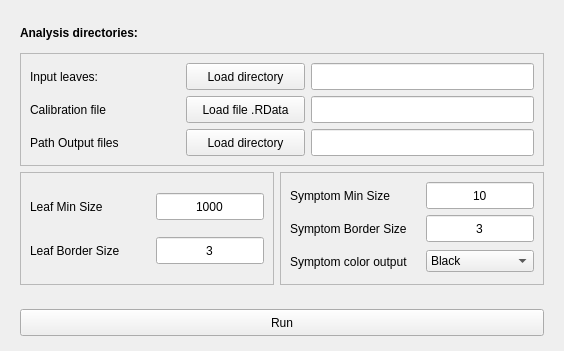
      <widget class="QWidget" name="tabAnalysis">
       <attribute name="title">
        <string>Analyses</string>
       </attribute>
       <layout class="QGridLayout" name="gridLayout_5">
        <item row="0" column="0">
         <widget class="QFrame" name="frame">
          <property name="frameShape">
           <enum>QFrame::NoFrame</enum>
          </property>
          <property name="frameShadow">
           <enum>QFrame::Raised</enum>
          </property>
          <layout class="QGridLayout" name="gridLayout_2">
           <item row="0" column="0">
            <widget class="QLabel" name="analysisLabel">
             <property name="minimumSize">
              <size>
               <width>150</width>
               <height>27</height>
              </size>
             </property>
             <property name="maximumSize">
              <size>
               <width>210</width>
               <height>27</height>
              </size>
             </property>
             <property name="text">
              <string>&lt;html&gt;&lt;head/&gt;&lt;body&gt;&lt;p&gt;&lt;span style=&quot; font-weight:600;&quot;&gt;Analysis directories:&lt;/span&gt;&lt;/p&gt;&lt;/body&gt;&lt;/html&gt;</string>
             </property>
            </widget>
           </item>
           <item row="3" column="0">
            <widget class="QFrame" name="frame_5">
             <property name="frameShape">
              <enum>QFrame::StyledPanel</enum>
             </property>
             <property name="frameShadow">
              <enum>QFrame::Raised</enum>
             </property>
             <layout class="QGridLayout" name="gridLayout_11">
              <item row="0" column="0">
               <widget class="QLabel" name="leafSizeLabel">
                <property name="minimumSize">
                 <size>
                  <width>120</width>
                  <height>27</height>
                 </size>
                </property>
                <property name="maximumSize">
                 <size>
                  <width>120</width>
                  <height>27</height>
                 </size>
                </property>
                <property name="text">
                 <string>Leaf Min Size</string>
                </property>
               </widget>
              </item>
              <item row="0" column="1">
               <widget class="QLineEdit" name="leafSizeLineEdit">
                <property name="sizePolicy">
                 <sizepolicy hsizetype="Minimum" vsizetype="Fixed">
                  <horstretch>0</horstretch>
                  <verstretch>0</verstretch>
                 </sizepolicy>
                </property>
                <property name="minimumSize">
                 <size>
                  <width>90</width>
                  <height>27</height>
                 </size>
                </property>
                <property name="maximumSize">
                 <size>
                  <width>120</width>
                  <height>27</height>
                 </size>
                </property>
                <property name="toolTip">
                 <string>&lt;html&gt;&lt;head/&gt;&lt;body&gt;&lt;p&gt;
Number of population maximum for DAPC. (Warning: R script colours contain only 10 values increase numbre if you select more than 10.)&lt;br/&gt;
An optinal integer indicating the number of clusters to be sought.&lt;br/&gt;
If provided, the function will only run K-means once, for this number of clusters.&lt;br/&gt;
If left as NULL, several K-means are run for a range of k (number of clusters) values.&lt;/p&gt;&lt;/body&gt;&lt;/html&gt;</string>
                </property>
                <property name="text">
                 <string>1000</string>
                </property>
                <property name="alignment">
                 <set>Qt::AlignCenter</set>
                </property>
               </widget>
              </item>
              <item row="1" column="0">
               <widget class="QLabel" name="leafBorderSizeLabel">
                <property name="minimumSize">
                 <size>
                  <width>120</width>
                  <height>27</height>
                 </size>
                </property>
                <property name="maximumSize">
                 <size>
                  <width>120</width>
                  <height>27</height>
                 </size>
                </property>
                <property name="text">
                 <string>Leaf Border Size</string>
                </property>
               </widget>
              </item>
              <item row="1" column="1">
               <widget class="QLineEdit" name="leafBorderSizeLineEdit">
                <property name="sizePolicy">
                 <sizepolicy hsizetype="Minimum" vsizetype="Fixed">
                  <horstretch>0</horstretch>
                  <verstretch>0</verstretch>
                 </sizepolicy>
                </property>
                <property name="minimumSize">
                 <size>
                  <width>90</width>
                  <height>27</height>
                 </size>
                </property>
                <property name="maximumSize">
                 <size>
                  <width>120</width>
                  <height>27</height>
                 </size>
                </property>
                <property name="toolTip">
                 <string>&lt;html&gt;&lt;head/&gt;&lt;body&gt;&lt;p&gt;
Number of population maximum for DAPC. (Warning: R script colours contain only 10 values increase numbre if you select more than 10.)&lt;br/&gt;
An optinal integer indicating the number of clusters to be sought.&lt;br/&gt;
If provided, the function will only run K-means once, for this number of clusters.&lt;br/&gt;
If left as NULL, several K-means are run for a range of k (number of clusters) values.&lt;/p&gt;&lt;/body&gt;&lt;/html&gt;</string>
                </property>
                <property name="text">
                 <string>3</string>
                </property>
                <property name="alignment">
                 <set>Qt::AlignCenter</set>
                </property>
               </widget>
              </item>
             </layout>
            </widget>
           </item>
           <item row="3" column="1">
            <widget class="QFrame" name="frame_6">
             <property name="frameShape">
              <enum>QFrame::StyledPanel</enum>
             </property>
             <property name="frameShadow">
              <enum>QFrame::Raised</enum>
             </property>
             <layout class="QGridLayout" name="gridLayout_14">
              <item row="0" column="0">
               <widget class="QLabel" name="lesionSizeLabel">
                <property name="minimumSize">
                 <size>
                  <width>130</width>
                  <height>27</height>
                 </size>
                </property>
                <property name="maximumSize">
                 <size>
                  <width>160</width>
                  <height>27</height>
                 </size>
                </property>
                <property name="text">
                 <string>Symptom Min Size</string>
                </property>
               </widget>
              </item>
              <item row="0" column="1">
               <widget class="QLineEdit" name="lesionSizeLineEdit">
                <property name="sizePolicy">
                 <sizepolicy hsizetype="Minimum" vsizetype="Fixed">
                  <horstretch>0</horstretch>
                  <verstretch>0</verstretch>
                 </sizepolicy>
                </property>
                <property name="minimumSize">
                 <size>
                  <width>90</width>
                  <height>27</height>
                 </size>
                </property>
                <property name="maximumSize">
                 <size>
                  <width>120</width>
                  <height>27</height>
                 </size>
                </property>
                <property name="toolTip">
                 <string>&lt;html&gt;&lt;head/&gt;&lt;body&gt;&lt;p&gt;
Number of population maximum for DAPC. (Warning: R script colours contain only 10 values increase numbre if you select more than 10.)&lt;br/&gt;
An optinal integer indicating the number of clusters to be sought.&lt;br/&gt;
If provided, the function will only run K-means once, for this number of clusters.&lt;br/&gt;
If left as NULL, several K-means are run for a range of k (number of clusters) values.&lt;/p&gt;&lt;/body&gt;&lt;/html&gt;</string>
                </property>
                <property name="text">
                 <string>10</string>
                </property>
                <property name="alignment">
                 <set>Qt::AlignCenter</set>
                </property>
               </widget>
              </item>
              <item row="1" column="0">
               <widget class="QLabel" name="lesionBorderLabel">
                <property name="minimumSize">
                 <size>
                  <width>130</width>
                  <height>27</height>
                 </size>
                </property>
                <property name="maximumSize">
                 <size>
                  <width>160</width>
                  <height>27</height>
                 </size>
                </property>
                <property name="text">
                 <string>Symptom Border Size</string>
                </property>
               </widget>
              </item>
              <item row="1" column="1">
               <widget class="QLineEdit" name="lesionBorderLineEdit">
                <property name="sizePolicy">
                 <sizepolicy hsizetype="Minimum" vsizetype="Fixed">
                  <horstretch>0</horstretch>
                  <verstretch>0</verstretch>
                 </sizepolicy>
                </property>
                <property name="minimumSize">
                 <size>
                  <width>90</width>
                  <height>27</height>
                 </size>
                </property>
                <property name="maximumSize">
                 <size>
                  <width>120</width>
                  <height>27</height>
                 </size>
                </property>
                <property name="toolTip">
                 <string>&lt;html&gt;&lt;head/&gt;&lt;body&gt;&lt;p&gt;
Number of population maximum for DAPC. (Warning: R script colours contain only 10 values increase numbre if you select more than 10.)&lt;br/&gt;
An optinal integer indicating the number of clusters to be sought.&lt;br/&gt;
If provided, the function will only run K-means once, for this number of clusters.&lt;br/&gt;
If left as NULL, several K-means are run for a range of k (number of clusters) values.&lt;/p&gt;&lt;/body&gt;&lt;/html&gt;</string>
                </property>
                <property name="text">
                 <string>3</string>
                </property>
                <property name="alignment">
                 <set>Qt::AlignCenter</set>
                </property>
               </widget>
              </item>
              <item row="2" column="0">
               <widget class="QLabel" name="lesioncolorLabel">
                <property name="minimumSize">
                 <size>
                  <width>130</width>
                  <height>27</height>
                 </size>
                </property>
                <property name="maximumSize">
                 <size>
                  <width>160</width>
                  <height>27</height>
                 </size>
                </property>
                <property name="text">
                 <string>Symptom color output</string>
                </property>
               </widget>
              </item>
              <item row="2" column="1">
               <widget class="QComboBox" name="symptomColorComboBox">
                <item>
                 <property name="text">
                  <string>Black</string>
                 </property>
                </item>
                <item>
                 <property name="text">
                  <string>White</string>
                 </property>
                </item>
               </widget>
              </item>
             </layout>
            </widget>
           </item>
           <item row="1" column="0" colspan="2">
            <widget class="QFrame" name="frame_8">
             <property name="frameShape">
              <enum>QFrame::StyledPanel</enum>
             </property>
             <property name="frameShadow">
              <enum>QFrame::Raised</enum>
             </property>
             <layout class="QGridLayout" name="gridLayout_16">
              <item row="0" column="0">
               <widget class="QLabel" name="pathInLabel">
                <property name="minimumSize">
                 <size>
                  <width>150</width>
                  <height>27</height>
                 </size>
                </property>
                <property name="maximumSize">
                 <size>
                  <width>150</width>
                  <height>27</height>
                 </size>
                </property>
                <property name="text">
                 <string>Input leaves:</string>
                </property>
               </widget>
              </item>
              <item row="0" column="1">
               <widget class="QPushButton" name="loadAnalysisPushButton">
                <property name="minimumSize">
                 <size>
                  <width>119</width>
                  <height>27</height>
                 </size>
                </property>
                <property name="maximumSize">
                 <size>
                  <width>119</width>
                  <height>27</height>
                 </size>
                </property>
                <property name="toolTip">
                 <string>&lt;html&gt;&lt;head/&gt;&lt;body&gt;&lt;p&gt;Open file dialog to load list accession file (.txt)&lt;/p&gt;&lt;/body&gt;&lt;/html&gt;</string>
                </property>
                <property name="whatsThis">
                 <string>&lt;html&gt;&lt;head/&gt;&lt;body&gt;&lt;p&gt;Open file dialog to load list accession file (.txt)&lt;/p&gt;&lt;/body&gt;&lt;/html&gt;</string>
                </property>
                <property name="text">
                 <string>Load directory</string>
                </property>
               </widget>
              </item>
              <item row="0" column="2">
               <widget class="QLineEdit" name="analysisOpenLineEdit">
                <property name="minimumSize">
                 <size>
                  <width>0</width>
                  <height>27</height>
                 </size>
                </property>
                <property name="maximumSize">
                 <size>
                  <width>500</width>
                  <height>27</height>
                 </size>
                </property>
                <property name="focusPolicy">
                 <enum>Qt::StrongFocus</enum>
                </property>
                <property name="toolTip">
                 <string>&lt;html&gt;&lt;head/&gt;&lt;body&gt;&lt;p&gt;
Number of population maximum for DAPC. (Warning: R script colours contain only 10 values increase numbre if you select more than 10.)&lt;br/&gt;
An optinal integer indicating the number of clusters to be sought.&lt;br/&gt;
If provided, the function will only run K-means once, for this number of clusters.&lt;br/&gt;
If left as NULL, several K-means are run for a range of k (number of clusters) values.&lt;/p&gt;&lt;/body&gt;&lt;/html&gt;</string>
                </property>
                <property name="text">
                 <string/>
                </property>
                <property name="alignment">
                 <set>Qt::AlignCenter</set>
                </property>
               </widget>
              </item>
              <item row="1" column="1">
               <widget class="QPushButton" name="loadCalibrationFilePushButton">
                <property name="minimumSize">
                 <size>
                  <width>119</width>
                  <height>27</height>
                 </size>
                </property>
                <property name="maximumSize">
                 <size>
                  <width>119</width>
                  <height>27</height>
                 </size>
                </property>
                <property name="toolTip">
                 <string>&lt;html&gt;&lt;head/&gt;&lt;body&gt;&lt;p&gt;Open file dialog to load list accession file (.txt)&lt;/p&gt;&lt;/body&gt;&lt;/html&gt;</string>
                </property>
                <property name="whatsThis">
                 <string>&lt;html&gt;&lt;head/&gt;&lt;body&gt;&lt;p&gt;Open file dialog to load list accession file (.txt)&lt;/p&gt;&lt;/body&gt;&lt;/html&gt;</string>
                </property>
                <property name="text">
                 <string>Load file .RData</string>
                </property>
               </widget>
              </item>
              <item row="1" column="0">
               <widget class="QLabel" name="callibrationFileLabel">
                <property name="minimumSize">
                 <size>
                  <width>150</width>
                  <height>27</height>
                 </size>
                </property>
                <property name="maximumSize">
                 <size>
                  <width>150</width>
                  <height>27</height>
                 </size>
                </property>
                <property name="text">
                 <string>Calibration file</string>
                </property>
               </widget>
              </item>
              <item row="1" column="2">
               <widget class="QLineEdit" name="calibrationFileOpenLineEdit">
                <property name="minimumSize">
                 <size>
                  <width>0</width>
                  <height>27</height>
                 </size>
                </property>
                <property name="maximumSize">
                 <size>
                  <width>500</width>
                  <height>27</height>
                 </size>
                </property>
                <property name="toolTip">
                 <string>&lt;html&gt;&lt;head/&gt;&lt;body&gt;&lt;p&gt;
Number of population maximum for DAPC. (Warning: R script colours contain only 10 values increase numbre if you select more than 10.)&lt;br/&gt;
An optinal integer indicating the number of clusters to be sought.&lt;br/&gt;
If provided, the function will only run K-means once, for this number of clusters.&lt;br/&gt;
If left as NULL, several K-means are run for a range of k (number of clusters) values.&lt;/p&gt;&lt;/body&gt;&lt;/html&gt;</string>
                </property>
                <property name="text">
                 <string/>
                </property>
                <property name="alignment">
                 <set>Qt::AlignCenter</set>
                </property>
               </widget>
              </item>
              <item row="2" column="0">
               <widget class="QLabel" name="pathOutLabel">
                <property name="minimumSize">
                 <size>
                  <width>150</width>
                  <height>27</height>
                 </size>
                </property>
                <property name="maximumSize">
                 <size>
                  <width>150</width>
                  <height>27</height>
                 </size>
                </property>
                <property name="text">
                 <string>Path Output files</string>
                </property>
               </widget>
              </item>
              <item row="2" column="1">
               <widget class="QPushButton" name="loadPathOutPushButton">
                <property name="minimumSize">
                 <size>
                  <width>119</width>
                  <height>27</height>
                 </size>
                </property>
                <property name="maximumSize">
                 <size>
                  <width>119</width>
                  <height>27</height>
                 </size>
                </property>
                <property name="text">
                 <string>Load directory</string>
                </property>
               </widget>
              </item>
              <item row="2" column="2">
               <widget class="QLineEdit" name="pathOutlineEdit">
                <property name="minimumSize">
                 <size>
                  <width>0</width>
                  <height>27</height>
                 </size>
                </property>
                <property name="maximumSize">
                 <size>
                  <width>500</width>
                  <height>27</height>
                 </size>
                </property>
                <property name="toolTip">
                 <string>&lt;html&gt;&lt;head/&gt;&lt;body&gt;&lt;p&gt;Path to output file, &lt;/p&gt;&lt;p&gt;by default in the same path as programme&lt;/p&gt;&lt;/body&gt;&lt;/html&gt;</string>
                </property>
                <property name="whatsThis">
                 <string>&lt;html&gt;&lt;head/&gt;&lt;body&gt;&lt;p&gt;Path to output file, &lt;/p&gt;&lt;p&gt;by default in the same path as programme&lt;/p&gt;&lt;/body&gt;&lt;/html&gt;</string>
                </property>
                <property name="text">
                 <string/>
                </property>
               </widget>
              </item>
             </layout>
            </widget>
           </item>
          </layout>
         </widget>
        </item>
        <item row="1" column="0">
         <widget class="QFrame" name="frame_4">
          <property name="maximumSize">
           <size>
            <width>16777215</width>
            <height>40</height>
           </size>
          </property>
          <property name="frameShape">
           <enum>QFrame::NoFrame</enum>
          </property>
          <property name="frameShadow">
           <enum>QFrame::Raised</enum>
          </property>
          <layout class="QGridLayout" name="gridLayout_13">
           <item row="0" column="0">
            <widget class="QPushButton" name="runAnalysisPushButton">
             <property name="minimumSize">
              <size>
               <width>0</width>
               <height>27</height>
              </size>
             </property>
             <property name="maximumSize">
              <size>
               <width>700</width>
               <height>27</height>
              </size>
             </property>
             <property name="toolTip">
              <string>&lt;html&gt;&lt;head/&gt;&lt;body&gt;&lt;p&gt;run the programm&lt;/p&gt;&lt;/body&gt;&lt;/html&gt;</string>
             </property>
             <property name="whatsThis">
              <string>&lt;html&gt;&lt;head/&gt;&lt;body&gt;&lt;p&gt;run the programm&lt;/p&gt;&lt;/body&gt;&lt;/html&gt;</string>
             </property>
             <property name="text">
              <string>Run</string>
             </property>
            </widget>
           </item>
          </layout>
         </widget>
        </item>
       </layout>
      </widget>
